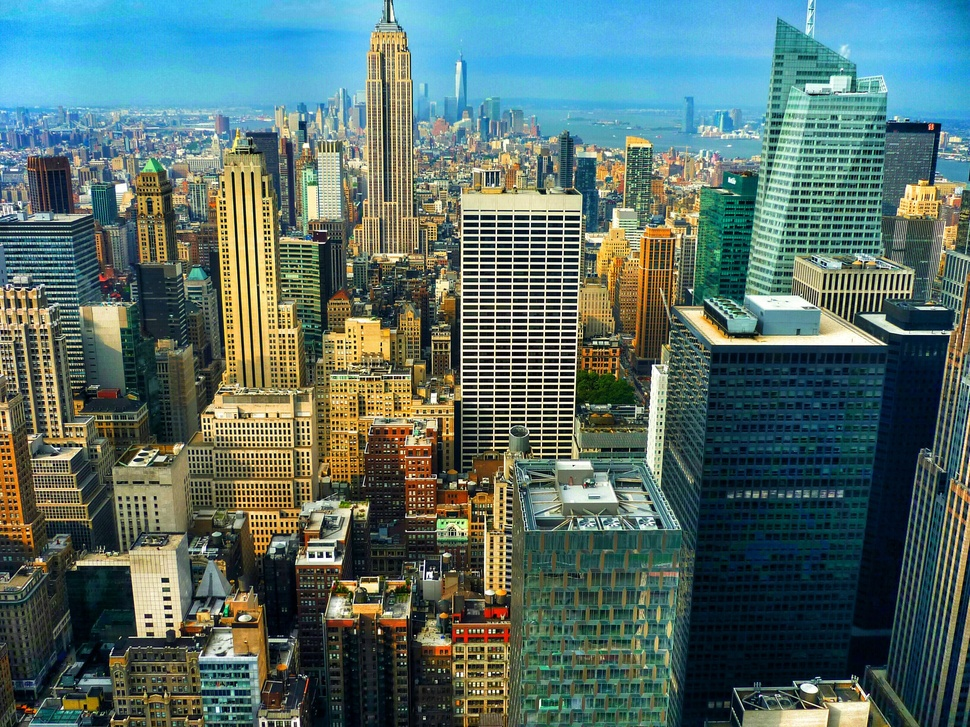
#> input picture MV/new-york-city-empire-state-building-panoramas-manhattan-wallpaper.jpg, 970 x 727 px, shrunk from 3264 x 2448 before the run, found by its file name
$ jupyter execute Lab_10_01_2025.ipynb
#> lines starting #> are read from the running program, lines starting #| are printed output that depends on the picture
## D Vamsidhar - 24070149005
### Fundamentals of Digital Image Processing

[cell 1]
import cv2
import matplotlib.pyplot as plt

# Path to the image
image_path = r"C:\Users\cl501_29\Desktop\Vamsidhar\MV\new-york-city-empire-state-building-panoramas-manhattan-wallpaper.jpg"

# Read the image using OpenCV
image = cv2.imread(image_path)
#> image is the input picture: shape (727, 970, 3); mean B, G, R 104.6, 110, 86.1

# Check if the image was successfully loaded
if image is not None:
    # Convert BGR to RGB
    image_rgb = cv2.cvtColor(image, cv2.COLOR_BGR2RGB)

    # Display the image in Jupyter Notebook
    plt.figure(figsize=(10, 6))
    plt.imshow(image_rgb)
    plt.axis("off")
    plt.title("Image in RGB")
    plt.show()
else:
    print(f"Error: Unable to read the image from {image_path}")

[cell 2]
import cv2
import matplotlib.pyplot as plt

# Path to the image
image_path = r"C:\Users\cl501_29\Desktop\Vamsidhar\MV\new-york-city-empire-state-building-panoramas-manhattan-wallpaper.jpg"

# Read the image using OpenCV
image = cv2.imread(image_path)

# Check if the image was successfully loaded
if image is not None:

    # Display the image in Jupyter Notebook
    plt.figure(figsize=(10, 6))
    plt.imshow(image)
    plt.axis("off")
    plt.title("Image in BGR")
    plt.show()
else:
    print(f"Error: Unable to read the image from {image_path}")

[cell 3]
import cv2
import matplotlib.pyplot as plt

# Path to the image
image_path = r"C:\Users\cl501_29\Desktop\Vamsidhar\MV\new-york-city-empire-state-building-panoramas-manhattan-wallpaper.jpg"

# Read the image using OpenCV
image = cv2.imread(image_path)

# Check if the image was successfully loaded
if image is not None:
    # Convert BGR to Grayscale
    image_rgb = cv2.cvtColor(image, cv2.COLOR_BGR2GRAY)
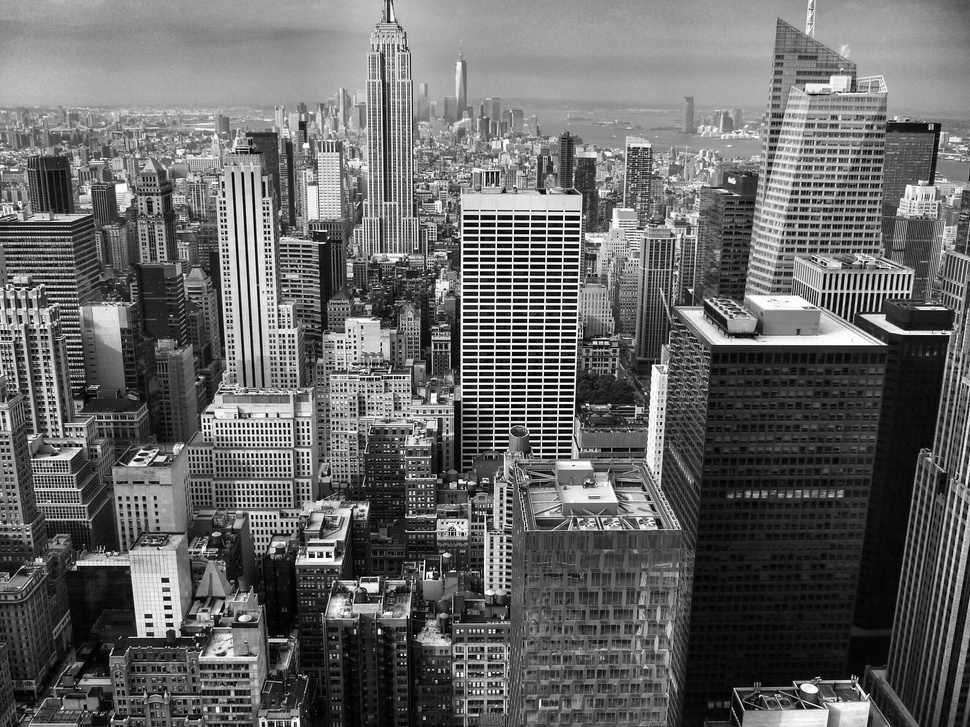
#> image_rgb: shape (727, 970); min 0, max 255, mean 102.3

    # Display the image in Jupyter Notebook
    plt.figure(figsize=(10, 6))
    plt.imshow(image_rgb, cmap='gray')
    plt.axis("off")
    plt.title("Image in Grayscale")
    plt.show()
else:
    print(f"Error: Unable to read the image from {image_path}")

[cell 4]
import cv2
import matplotlib.pyplot as plt

# Path to the image
image_path = r"C:\Users\cl501_29\Desktop\Vamsidhar\MV\new-york-city-empire-state-building-panoramas-manhattan-wallpaper.jpg"

# Read the image using OpenCV
image = cv2.imread(image_path, cv2.IMREAD_GRAYSCALE)
#> image: shape (727, 970); min 0, max 255, mean 102.2

# Check if the image was successfully loaded
if image is not None:

    # Display the image in Jupyter Notebook
    plt.figure(figsize=(10, 6))
    plt.imshow(image, cmap='gray')
    plt.axis("off")
    plt.title("Image in Grayscale")
    plt.show()
else:
    print(f"Error: Unable to read the image from {image_path}")

[cell 5]
# Cropping the image size using ratio

image_path = r"C:\Users\cl501_29\Desktop\Vamsidhar\MV\new-york-city-empire-state-building-panoramas-manhattan-wallpaper.jpg"
image = cv2.imread(image_path)

if image is not None:
    height, width, _ = image.shape
#> height = 727; width = 970

# Define the region to be cropped
top = height // 4
#> top = 181
bottom = 3 * width // 4
#> bottom = 727
left = width // 4
#> left = 242
right = 3 * width // 4
#> right = 727

# crop the image
cropped_image = image[top:bottom, left:right]
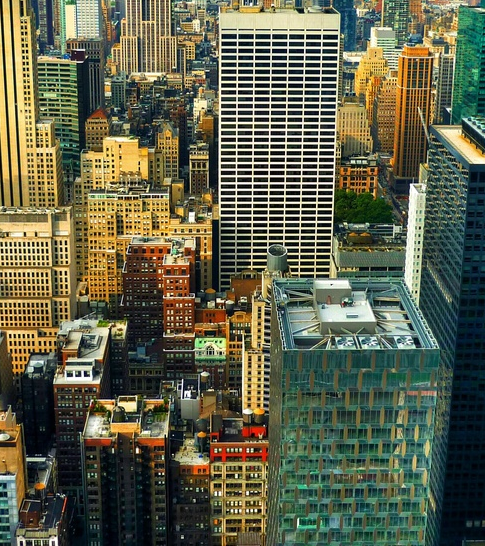
#> cropped_image: shape (546, 485, 3); mean B, G, R 75.6, 98.6, 96.3
# Display the cropped image

if image is not None:

    # Display the image in Jupyter Notebook
    plt.figure(figsize=(10, 6))
    plt.imshow(cropped_image)
    plt.axis("off")
    plt.title("Cropped Image")
    plt.show()
else:
    print(f"Error: Unable to read the image from {image_path}")
